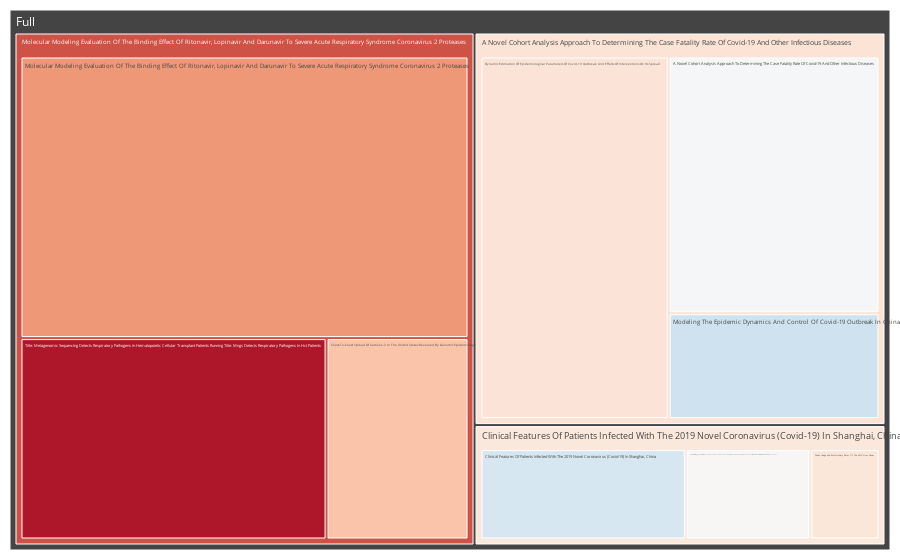

The notebook cell this image was saved under:
### Code cell
cord_pt.make_picture()

### Figure 1 — Plotly figure (JSON) as saved in the notebook; plotly's stock layout.template omitted (floating-point values rounded to 4 significant figures; data arrays with more than 128 entries replaced by an {"elided": "..."} marker saying what was removed)
{"data": [{"branchvalues": "total", "domain": {"x": [0, 1], "y": [0, 1]}, "hovertemplate": "<b>%{label} </b> <br> Label: %{value}<br>Color: %{color:.2f}", "ids": {"elided": "1007 int values"}, "labels": {"elided": "1007 str values"}, "marker": {"cmid": 0.8633, "colors": {"elided": "1007 float values"}, "colorscale": [[0, "rgb(103,0,31)"], [0.1, "rgb(178,24,43)"], [0.2, "rgb(214,96,77)"], [0.3, "rgb(244,165,130)"], [0.4, "rgb(253,219,199)"], [0.5, "rgb(247,247,247)"], [0.6, "rgb(209,229,240)"], [0.7, "rgb(146,197,222)"], [0.8, "rgb(67,147,195)"], [0.9, "rgb(33,102,172)"], [1, "rgb(5,48,97)"]]}, "maxdepth": 3, "name": "", "parents": {"elided": "1007 mixed values"}, "type": "treemap", "values": {"elided": "1007 int values"}}], "layout": {"margin": {"b": 10, "l": 10, "r": 10, "t": 10}}}
